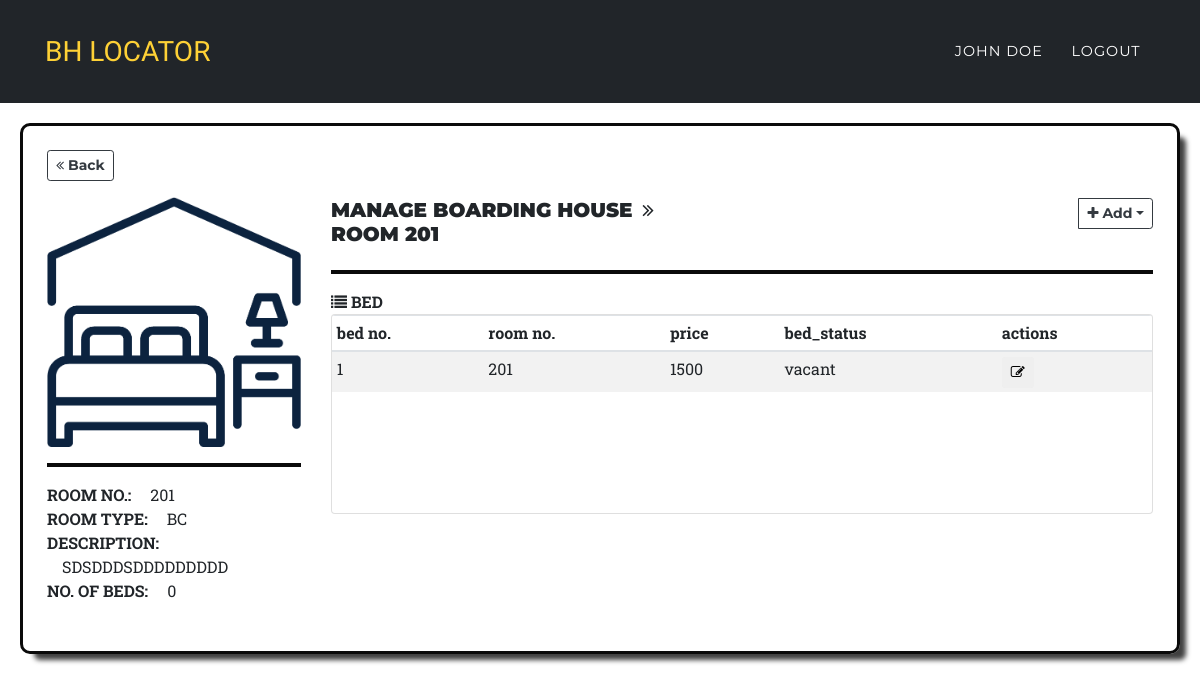
The app's page /owner/rooms.php?bhouse_id=2&&room_id=13 (signed in) with its own data.
### tables this page shows
CREATE TABLE `room` (
  `room_id` int(11) NOT NULL,
  `bhouse_id` int(20) NOT NULL,
  `room_no` varchar(20) NOT NULL,
  `description` text NOT NULL,
  `room_type_id` int(20) NOT NULL,
  `image` varchar(200) NOT NULL,
  `amenities` varchar(60) NOT NULL,
  `room_added` datetime NOT NULL DEFAULT current_timestamp()
);

CREATE TABLE `room_type` (
  `room_type_id` int(11) NOT NULL,
  `bhouse_id` varchar(20) NOT NULL,
  `type_name` varchar(60) NOT NULL
);

CREATE TABLE `bed` (
  `bed_id` int(11) NOT NULL,
  `bhouse_id` varchar(50) NOT NULL,
  `bed_no` varchar(50) NOT NULL,
  `room_id` varchar(50) NOT NULL,
  `price` varchar(50) NOT NULL,
  `bed_status` varchar(60) NOT NULL,
  `bed_added` datetime NOT NULL DEFAULT current_timestamp()
);

### view_pages/view_room.php (the view, shortened to what this page needs)
<div class="row">
    <div class="col-md-3">
        <div class="">
            <a href="../owner/manage_house.php?bhouse_id=<?=$bhouse_id;?>"><button class="btn btn-sm btn-outline-dark mb-3"> <i class="fa fa-angle-double-left"></i> Back</button></a>
        </div>
        <div class="">
                <img class="card-img-top" src="../models/upload_room/<?=$image;?>" alt="Card image cap" height="250px" width="250px">
                <hr style="border: 2px solid #0a0a0a;">
                <span class="text-center text-uppercase">
                    <b>ROOM NO.:</b> <span style="margin-left: 15px"><?=$rm_no;?></span><br>
                    <b>ROOM TYPE:</b> <span style="margin-left: 15px">
                                        <?php
                                            $get = mysqli_query($conn,"SELECT *FROM room_type WHERE room_type_id='$room_type' ");
                                            $get_nm =mysqli_fetch_assoc($get);
                                            echo $get_nm['type_name'];
                                        ?>
                    </span><br>
                    <b>Description:</b> <span style="margin-left: 15px"><?=$description;?></span><br>
                    <b>NO. OF BEDS:</b> <span style="margin-left: 15px"><?=$count_bed;?></span><br>
                </span><br>
        </div>
    </div>
    <div class="col-md-9">
        <br><br>
        <div class="">
            <div class="">
                <div class="row">
                        <div class="col-md-6">
                            <h5><b>MANAGE BOARDING HOUSE    <span class="ml-1"> <i class="fa fa-angle-double-right"></i> ROOM <?=$rm_no;?></span></b></h5>
                        </div>
                        <div class="col-md-2"></div>
                        <div class="col-md-4">
                            <div class="">
                                <div class="row">
                                    <div class="col-md-4"></div>
                                    <div class="col-md-4"></div>
                                    <div class="col-md-4">
                                            <span class="float-right">
                                                    <div class="input-group">
                                                        <div class="input-group-append">
                                                            <button class="btn btn-outline-dark btn-sm dropdown-toggle" type="button" data-toggle="dropdown" aria-expanded="false"><i class="fa fa-plus"></i> Add</button>
                                                    </div>
                                            </span>
                                    </div>
                                </div>
                            </div>
                        </div>
                </div>
            </div> <hr style="border: 2px solid #0a0a0a;">
            <div class="">
                <div class="row">
                        <div class="col-md-12">
                                <div class="row">
                                    <div class="col-sm-4">
                                        <h7><b><i class="fa fa-list"></i> BED</b></h7>
                                    </div>
                                    <div class="col-sm-4"></div>
                                    <div class="col-sm-4"></div>
                                </div>
                                <div class="table-responsive card" style="height:200px">
                                    <?php
                                        $sql = "SELECT b.bed_id, b.bed_no, r.room_no, b.price, b.bed_status
                                                        FROM bed AS b
                                                        INNER JOIN room AS r
                                                        ON r.room_id = b.room_id
                                                        WHERE b.bhouse_id ='$bhouse_id' AND b.room_id='$rm_id' ";
                                        $res =$conn->query($sql);
                                        if($res->num_rows > 0):
                                    ?>
                                        <table class="table table-sm table-striped">
                                            <thead>
                                                <tr>
                                                    <th>bed no.</th>
                                                    <th>room no.</th>
                                                    <th>price</th>
                                                    <th>bed_status</th>
                                                    <th>actions</th>
                                                </tr>
                                            </thead>
                                            <tbody>
                                                <?php while ($bed = $res->fetch_row()):?>
                                                    <tr>
                                                        <td><?php echo $bed['1']; ?></td>
                                                        <td><?php echo $bed['2']; ?></td>
                                                        <td><?php echo $bed['3']; ?></td>
                                                        <td><?php echo $bed['4']; ?></td>
                                                        <td>
                                                            <div class="btn-group">
                                                                <a href="../owner/edit_bedroom.php?bhouse_id=<?=$bhouse_id;?>&&roomID=<?=$rm_id;?>&&bed_id=<?=$bed['0'];?>&&tbl=bed"><button class="btn btn-sm "><i class="fa fa-edit"></i></button></a>
                                                            </div>
                                                        </td>
                                                    </tr>
                                                <?php endwhile; ?>
                                            </tbody>
                                        </table>
                                    <?php endif; ?>
                                </div>
                        </div>
                </div>
            </div><br>
        </div>
    </div>
</div>

### resources/css/style.css (style rules this page uses)
html,body { margin: 0 auto; max-width: 100%; }

### assets/css/mySTYLE.css (style rules this page uses)
body { overflow-x: hidden; font-family: 'Roboto Slab', 'Helvetica Neue', Helvetica, Arial, sans-serif; }
a { color: #fed136; }
h1, h2, h3, h4, h5, h6 { font-weight: 700; font-family: 'Montserrat', 'Helvetica Neue', Helvetica, Arial, sans-serif; }
.btn { font-family: 'Montserrat', 'Helvetica Neue', Helvetica, Arial, sans-serif; font-weight: 700; }

### records on screen
room: image (picture), room_no "201", description "SDSDDDSDDDDDDDDD"
room_type: type_name "BC"
bed: bed_no "1", room.room_no "201", price "1500", bed_status "vacant"

### other values on screen
$_SESSION['fullname'] "JOHN DOE"
$count_bed "0"
